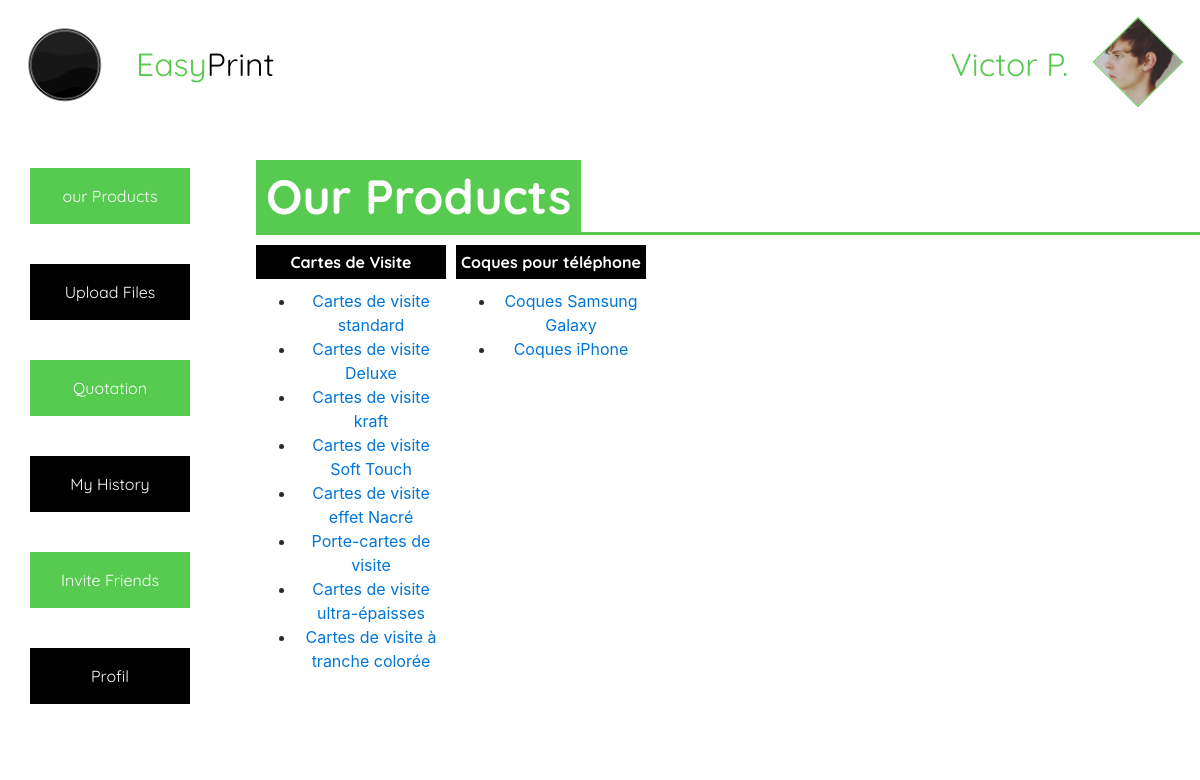
The page /view/home.php (signed in) on the database its author committed.
### tables this page shows
CREATE TABLE `category` (
  `id` int(11) NOT NULL,
  `label` varchar(100) NOT NULL,
  `statut` enum('actif','inactif') NOT NULL DEFAULT 'actif',
  `created_at` timestamp NULL DEFAULT CURRENT_TIMESTAMP,
  `url` varchar(100) NOT NULL
);

CREATE TABLE `article_type` (
  `id` int(11) NOT NULL,
  `label` varchar(100) NOT NULL,
  `statut` enum('actif','inactif') NOT NULL DEFAULT 'actif',
  `category_id` int(11) NOT NULL,
  `url` varchar(100) NOT NULL
);

### controller/home.php (called while the page is built, shortened)
<?php
include_once MODEL.'category.php';
include_once MODEL.'article_type.php';
$aTypeArticles = array();
$aListCategories = getActiveCategories();
foreach ($aListCategories as $aCategory) {
	$iIdCategory = $aCategory['id'];
	$aTypeArticles[$iIdCategory]['label'] = $aCategory['label'];
	$aTypeArticles[$iIdCategory]['url'] = $aCategory['url'];
	$aTypeArticles[$iIdCategory]['content'] = getTypeArticleByCategoryId($iIdCategory);
	$aTypeArticles[$iIdCategory]['nb_items'] = count($aTypeArticles[$iIdCategory]['content']);
}
var_dump($_SESSION['mail']);
?>

### config/connexion.php (called while the page is built, shortened)
<?php
function getConnexion() {
	try {
		$pdo = new PDO("mysql:host=".DB_HOST.";dbname=".DB_DATABASE, DB_USERNAME, DB_PASSWORD);
		$pdo->setAttribute(PDO::ATTR_ERRMODE, PDO::ERRMODE_EXCEPTION);
		$pdo->setAttribute(PDO::MYSQL_ATTR_INIT_COMMAND, "SET NAMES 'utf8'");
		$pdo->exec("SET CHARACTER SET utf8");
		return ($pdo);
	} catch (PDOException $e) {
		$message = $e->getmessage();
		echo $message;
		exit();
	}
}
?>

### model/category.php (called while the page is built)
<?php
function getActiveCategories() {
	$query = getConnexion()->prepare(" SELECT id, label, url
									   FROM category
									   WHERE statut = 'actif'
	");
	$query->execute();
	return $query->fetchAll(PDO::FETCH_ASSOC);
}

### model/article_type.php (called while the page is built, shortened)
<?php
function getTypeArticleByCategoryId($iIdCategory){
	$query = getConnexion()->prepare(" SELECT id, label, url
									   FROM article_type
									   WHERE statut = 'actif'
									   AND category_id = :iIdCategory
	");
	$query->bindParam(':iIdCategory', $iIdCategory, PDO::PARAM_INT);
	$query->execute();
	return $query->fetchAll(PDO::FETCH_ASSOC);
}

### view/home.php (the view, shortened to what this page needs)
<?php
include_once CONTROLLER.'home.php';
include_once HEADER;
?>
<header>
	<?php
	include_once FIXED_MENU;
	?>
</header>
<div id="panel" class="screenSpace">
</div>
<div id="panel" class="fixed">
	<div class="content">
		<?php include_once CATEGORIES_MENU; ?>
		<div class="panel-info">
			<div class="title">
				Our Products
			</div>
			<div class="content-box">
				<?php foreach ($aTypeArticles as $key => $aArticle) { ?>
					<?php if($aArticle['nb_items'] != 0){ ?>
					<div class="item">
						<div class="header">
							<?= $aArticle['label'] ?>
						</div>
						<ul>
							<?php foreach ($aArticle['content'] as $aValue) { ?>
								<li>
									<a href="<?= URL.'search/'.$aArticle['url'].'/'.$aValue['url'] ?>"><?= $aValue['label'] ?></a>
								</li>
							<?php } ?>
						</ul>
					</div>
					<?php } ?>
				<?php } ?>
			</div>
		</div>
	</div>
</div>
<?php
include_once FOOTER;
?>

### view/reusable/header.php (shortened to what this page needs)
<!DOCTYPE html>
<html>
	<head>
		<link rel="stylesheet" type="text/css" href="<?= CSS ?>home.css">
		<link rel="stylesheet" type="text/css" href="<?= CSS ?>menu.css">
		<link rel="stylesheet" type="text/css" href="<?= CSS ?>article.css">
		<link rel="stylesheet" type="text/css" href="<?= CSS ?>font-awesome/css/font-awesome.min.css" />
		<link rel="stylesheet" type="text/css" href="<?= CSS ?>toastr/toastr.min.css" />
		<link rel="stylesheet" type="text/css" href="<?= BOOTSTRAP_CSS ?>bootstrap.min.css">
	</head>
	<body>

### view/reusable/menuFixed.php
<div class="menu fixed">
	<a href="<?= URL ?>">
		<img src="<?= IMG ?>logo/logo.png">
		<div class="title">
			<span>Easy</span>Print
		</div>
	</a>
	<div class="profil">
	</div>
	<div class="name">
		Victor P.
	</div>
</div>

### view/reusable/menuCategories.php (shortened to what this page needs)
<div class="panel-category">
	<?php
		$sBackground = 'one';
		$sTitle = 'our Products';
		include CATEGORY;
	?>
	<?php
		$sBackground = 'two';
		$sTitle = 'Upload Files';
	?>
	<?php
		$sBackground = 'one';
		$sTitle = 'Quotation';
	?>
	<?php
		$sBackground = 'two';
		$sTitle = 'My History';
	?>
	<?php
		$sBackground = 'one';
		$sTitle = 'Invite Friends';
	?>
	<?php
		$sBackground = 'two';
		$sTitle = 'Profil';
		?>
</div>

### view/reusable/category.php
<?php
if(isset($sTitle)){
	if($sTitle == "our Products"){
		$sUrl = URL;
	}else{
		$sUrl = false;
	}
}
?>
<div onclick="location.href='<?= $sUrl ?>'" class="category <?= $sBackground ?>">
	<?= $sTitle ?>
</div>

### view/reusable/footer.php (shortened to what this page needs)
</body>
</html>

### asset/css/home.css (style rules this page uses)
html, body { height: 100%; }
#panel.screenSpace { height: 200%; }
#panel.fixed { position: fixed; width: 100%; height: 100%; background: white; top: 0; left: 0; z-index: 1 }
#panel.fixed > .content { position: relative; }
.panel-info { margin-top: 20vh; position: fixed; margin-left: 32vh; }
.panel-info > .title { color: white; font-family: 'Quicksand', sans-serif; font-weight: bold; font-size: 6vh; background-color: #57cb50; padding: 0 10px 0 10px; }
.panel-info > .content-box { border-top: solid 3px #57cb50; width: 80%; height: 65vh; position: fixed; padding-bottom: 30px; overflow-x: auto; display: flex; text-align: center; overflow-y: auto; }
.panel-info > .content-box > .item { width: 200px; padding-right: 10px; }
.panel-info > .content-box > .item > .header { color: black; text-align: center; background: black; color: white; font-weight: bold; margin: 10px 0 10px 0; padding: 5px 0 5px 0; font-family: 'Quicksand', sans-serif; }

### asset/css/menu.css (style rules this page uses)
header > .menu.fixed { z-index: 10; position: fixed; top: 0; left: 0; width: 100%; height: 16vh; line-height: 12vh; padding: 16px; background-color: rgba(255,255,255,0.8); text-align: center; font-family: 'Quicksand', sans-serif; }
.menu.fixed > a > img { height: 12vh; float: left; }
.menu.fixed > a > .title { font-size: 4vh; margin-left: 3vh; float: left; color: black; }
.menu.fixed > a > .title > span { color: #57cb50; }
.menu.fixed > .name { font-size: 4vh; float: right; margin-right: 3vh; color: #57cb50; }
.menu.fixed > .profil { height: 8vh; width: 8vh; border: 1px solid #57cb50; transform: rotate(45deg); float: right; right: 80px; overflow: hidden; margin: 14px; }
.menu.fixed > .profil:before { content: ""; position: absolute; width: 155%; height: 153%; top: -34%; left: -27%; z-index: -1; background: url(../../media/profil/profil.jpg) 0 0 repeat; background-position: center; background-size: cover; -webkit-transform: rotate(-45deg); -moz-transform: rotate(-45deg); -ms-transform: rotate(-45deg); -o-transform: rotate(-45deg); transform: rotate(-45deg); }
.panel-category { height: 100%; overflow-y: scroll; width: 24vh; position: fixed; padding-top: 16vh; padding-bottom: 30px; margin-left: 30px; }
.category { height: 7vh; background-color: #f1f1f1; width: 20vh; margin-top: 5vh; line-height: 7vh; text-align: center; color: white; font-size: 2vh; position: relative; -webkit-transition: .3s; transition: .3s; font-family: 'Quicksand', sans-serif; }
.category.one { background-color: #57cb50 !important; }
.category.two { background-color: black !important; }

### rows shown on the page
category: label "Cartes de Visite"
article_type: label "Cartes de visite standard"
article_type: label "Cartes de visite Deluxe"
article_type: label "Cartes de visite kraft"
article_type: label "Cartes de visite Soft Touch"
article_type: label "Cartes de visite effet Nacré"
article_type: label "Porte-cartes de visite"
article_type: label "Cartes de visite ultra-épaisses"
article_type: label "Cartes de visite à tranche colorée"
category: label "Coques pour téléphone"
article_type: label "Coques Samsung Galaxy"
article_type: label "Coques iPhone"

### other values the page prints
$sTitle "our Products Upload Files Quotation My History Invite Friends Profil"
